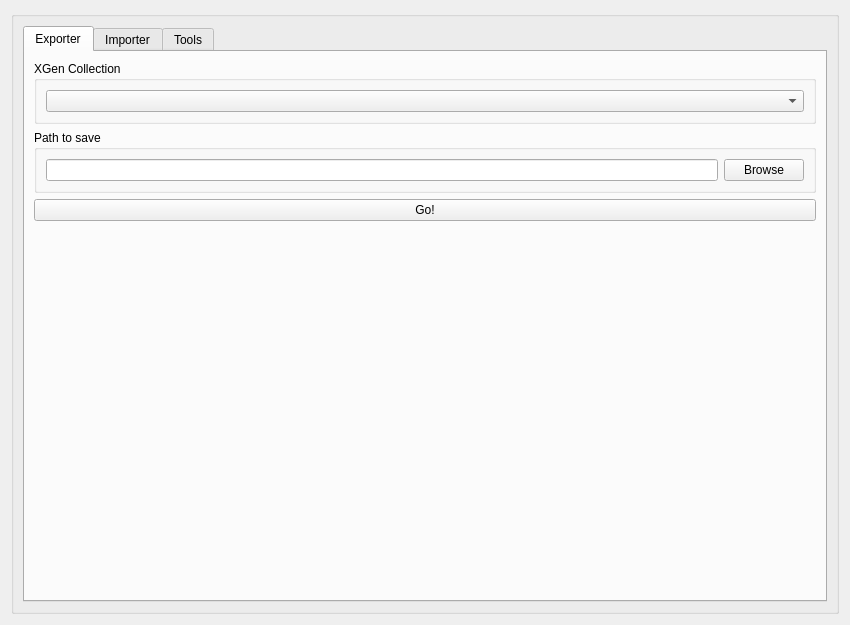
<?xml version="1.0" encoding="UTF-8"?>
<ui version="4.0">
 <class>xgen_widget</class>
 <widget class="QWidget" name="xgen_widget">
  <property name="geometry">
   <rect>
    <x>0</x>
    <y>0</y>
    <width>850</width>
    <height>625</height>
   </rect>
  </property>
  <property name="windowTitle">
   <string>Form</string>
  </property>
  <layout class="QVBoxLayout" name="verticalLayout_3">
   <item>
    <widget class="QGroupBox" name="groupBox">
     <property name="title">
      <string/>
     </property>
     <property name="flat">
      <bool>true</bool>
     </property>
     <property name="checkable">
      <bool>false</bool>
     </property>
     <layout class="QVBoxLayout" name="verticalLayout">
      <item>
       <widget class="QTabWidget" name="grom_tabw">
        <property name="currentIndex">
         <number>0</number>
        </property>
        <widget class="QWidget" name="exporter_tab">
         <attribute name="title">
          <string>Exporter</string>
         </attribute>
         <layout class="QVBoxLayout" name="verticalLayout_6">
          <item>
           <widget class="QGroupBox" name="collection_gbx">
            <property name="title">
             <string>XGen Collection</string>
            </property>
            <layout class="QVBoxLayout" name="verticalLayout_5">
             <item>
              <widget class="QComboBox" name="collection_cbx"/>
             </item>
            </layout>
           </widget>
          </item>
          <item>
           <widget class="QGroupBox" name="path_gbx">
            <property name="title">
             <string>Path to save</string>
            </property>
            <layout class="QHBoxLayout" name="horizontalLayout_5">
             <item>
              <widget class="QLineEdit" name="path_txf"/>
             </item>
             <item>
              <widget class="QPushButton" name="path_browse_btn">
               <property name="text">
                <string>Browse</string>
               </property>
              </widget>
             </item>
            </layout>
           </widget>
          </item>
          <item>
           <widget class="QPushButton" name="export_go_btn">
            <property name="text">
             <string>Go!</string>
            </property>
           </widget>
          </item>
          <item>
           <spacer name="verticalSpacer_3">
            <property name="orientation">
             <enum>Qt::Vertical</enum>
            </property>
            <property name="sizeHint" stdset="0">
             <size>
              <width>20</width>
              <height>40</height>
             </size>
            </property>
           </spacer>
          </item>
         </layout>
        </widget>
        <widget class="QWidget" name="importer_tab">
         <attribute name="title">
          <string>Importer</string>
         </attribute>
         <layout class="QVBoxLayout" name="verticalLayout_7">
          <item>
           <widget class="QGroupBox" name="groom_package_gbx">
            <property name="title">
             <string>Groom Package File</string>
            </property>
            <layout class="QHBoxLayout" name="horizontalLayout_3">
             <item>
              <widget class="QLineEdit" name="groom_package_txf"/>
             </item>
             <item>
              <widget class="QPushButton" name="groom_file_browser_btn">
               <property name="text">
                <string>Browse</string>
               </property>
              </widget>
             </item>
            </layout>
           </widget>
          </item>
          <item>
           <widget class="QGroupBox" name="geometry_scalpt_grp_bgx">
            <property name="title">
             <string>Geometry Scaplt Group</string>
            </property>
            <layout class="QHBoxLayout" name="horizontalLayout_4">
             <item>
              <widget class="QLineEdit" name="geometry_scalpt_grp_txf"/>
             </item>
             <item>
              <widget class="QPushButton" name="geometry_scalpt_grp_btn">
               <property name="text">
                <string>&lt;--</string>
               </property>
              </widget>
             </item>
            </layout>
           </widget>
          </item>
          <item>
           <widget class="QPushButton" name="importer_go_btn">
            <property name="text">
             <string>Go!</string>
            </property>
           </widget>
          </item>
          <item>
           <spacer name="verticalSpacer_2">
            <property name="orientation">
             <enum>Qt::Vertical</enum>
            </property>
            <property name="sizeHint" stdset="0">
             <size>
              <width>20</width>
              <height>40</height>
             </size>
            </property>
           </spacer>
          </item>
         </layout>
        </widget>
        <widget class="QWidget" name="tools_tab">
         <attribute name="title">
          <string>Tools</string>
         </attribute>
         <layout class="QVBoxLayout" name="verticalLayout_8">
          <item>
           <widget class="QPushButton" name="export_patches_btn">
            <property name="text">
             <string>Export Patches For Batch Render</string>
            </property>
           </widget>
          </item>
          <item>
           <widget class="QGroupBox" name="arnold_variables_gbx">
            <property name="title">
             <string>Arnold Variables</string>
            </property>
            <layout class="QFormLayout" name="formLayout">
             <item row="0" column="0">
              <widget class="QLabel" name="renderer_lbl">
               <property name="text">
                <string>Renderer</string>
               </property>
              </widget>
             </item>
             <item row="0" column="1">
              <widget class="QComboBox" name="renderer_cbx"/>
             </item>
             <item row="3" column="0">
              <widget class="QLabel" name="render_mode_lbl">
               <property name="text">
                <string>Render Mode</string>
               </property>
              </widget>
             </item>
             <item row="3" column="1">
              <widget class="QComboBox" name="renderer_mode_cbx"/>
             </item>
             <item row="6" column="0">
              <widget class="QLabel" name="motion_blur_lbl">
               <property name="text">
                <string>Motion Blur</string>
               </property>
              </widget>
             </item>
             <item row="6" column="1">
              <widget class="QComboBox" name="motion_blur_cbx"/>
             </item>
            </layout>
           </widget>
          </item>
          <item>
           <widget class="QGroupBox" name="shader_variables_gbx">
            <property name="title">
             <string>Shader Variables</string>
            </property>
            <layout class="QVBoxLayout" name="verticalLayout_4">
             <item>
              <layout class="QHBoxLayout" name="horizontalLayout_2">
               <item>
                <widget class="QLabel" name="label_5">
                 <property name="text">
                  <string>Extra Samples</string>
                 </property>
                </widget>
               </item>
               <item>
                <widget class="QSpinBox" name="extra_samples_sbx"/>
               </item>
               <item>
                <spacer name="horizontalSpacer">
                 <property name="orientation">
                  <enum>Qt::Horizontal</enum>
                 </property>
                 <property name="sizeHint" stdset="0">
                  <size>
                   <width>40</width>
                   <height>20</height>
                  </size>
                 </property>
                </spacer>
               </item>
              </layout>
             </item>
             <item>
              <layout class="QHBoxLayout" name="horizontalLayout">
               <item>
                <widget class="QLabel" name="label_4">
                 <property name="text">
                  <string>Extra Depth</string>
                 </property>
                </widget>
               </item>
               <item>
                <widget class="QSpinBox" name="extra_depth_sbx"/>
               </item>
               <item>
                <spacer name="horizontalSpacer_2">
                 <property name="orientation">
                  <enum>Qt::Horizontal</enum>
                 </property>
                 <property name="sizeHint" stdset="0">
                  <size>
                   <width>40</width>
                   <height>20</height>
                  </size>
                 </property>
                </spacer>
               </item>
              </layout>
             </item>
            </layout>
           </widget>
          </item>
          <item>
           <widget class="QGroupBox" name="guides_gbx">
            <property name="title">
             <string>Guides</string>
            </property>
            <layout class="QVBoxLayout" name="verticalLayout_2">
             <item>
              <widget class="QPushButton" name="import_guides_btn">
               <property name="text">
                <string>Import Guides</string>
               </property>
              </widget>
             </item>
             <item>
              <widget class="QPushButton" name="export_guides_btn">
               <property name="text">
                <string>Export Guides</string>
               </property>
              </widget>
             </item>
            </layout>
           </widget>
          </item>
          <item>
           <spacer name="verticalSpacer">
            <property name="orientation">
             <enum>Qt::Vertical</enum>
            </property>
            <property name="sizeHint" stdset="0">
             <size>
              <width>20</width>
              <height>40</height>
             </size>
            </property>
           </spacer>
          </item>
         </layout>
        </widget>
       </widget>
      </item>
     </layout>
    </widget>
   </item>
  </layout>
 </widget>
 <resources/>
 <connections/>
</ui>
